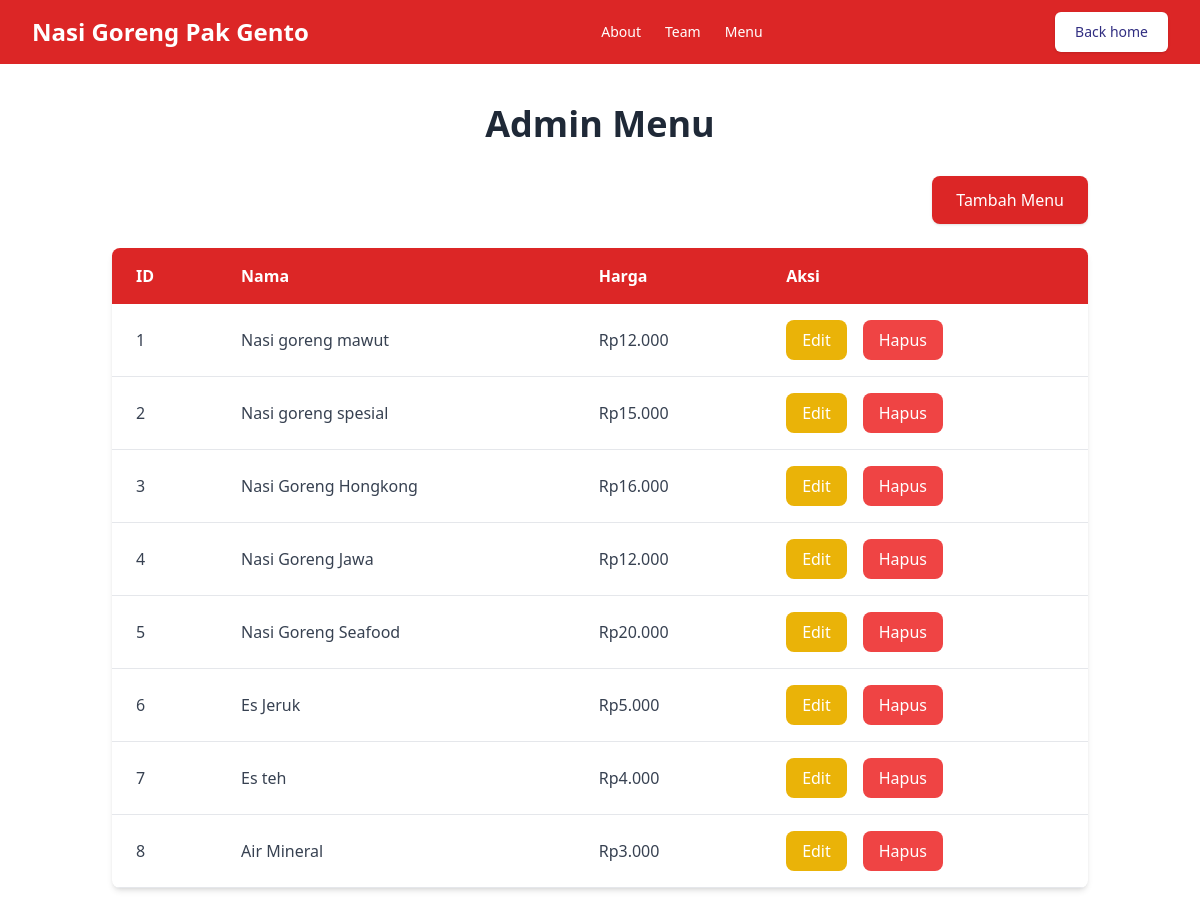
The app's page /admin/index.php with its own data.
### tables this page shows
CREATE TABLE `menus` (
  `id` int(11) NOT NULL,
  `name` varchar(255) NOT NULL,
  `description` text NOT NULL,
  `price` decimal(10,2) NOT NULL,
  `image` varchar(255) NOT NULL
);

### admin/index.php (the view, shortened to what this page needs)
<?php
include '../db.php';
$sql = "SELECT * FROM menus";
$result = $conn->query($sql);
?>
<!DOCTYPE html>
<html lang="en">
<head>
    <script src="https://cdn.tailwindcss.com"></script>
</head>
<body>
    <header class="bg-red-600">
        <div class="mx-auto max-w-screen-xl px-4 sm:px-6 lg:px-8">
            <div class="flex h-16 items-center justify-between">
                <div class="md:flex md:items-center md:gap-12">
                    <a class="block text-white font-bold text-2xl" href="#">
                        <h1>Nasi Goreng Pak Gento</h1>
                    </a>
                </div>
                <div class="hidden md:block" id="nav-menu">
                    <nav aria-label="Global">
                        <ul class="flex items-center gap-6 text-sm">
                            <li>
                                <a class="text-white transition hover:text-gray-500/75" href="/about.php"> About </a>
                            </li>
                            <li>
                                <a class="text-white transition hover:text-gray-500/75" href="/team.php"> Team </a>
                            </li>
                            <li>
                                <a class="text-white transition hover:text-gray-500/75" href="/menu.php"> Menu </a>
                            </li>
                        </ul>
                    </nav>
                </div>
                <div class="flex items-center gap-4">
                    <div class="sm:flex sm:gap-4">
                        <a class="rounded-md bg-white px-5 py-2.5 hover:bg-indigo-900 hover:text-white text-sm font-medium text-indigo-900 shadow"
                            href="/">
                            Back home
                        </a>
                    </div>
                </div>
            </div>
        </div>
    </header>
    <div class="container mx-auto px-6 py-10">
        <h1 class="text-4xl font-bold text-center text-gray-800 mb-8">Admin Menu</h1>
        <div class="flex justify-end mb-6">
            <a href="add.php"
                class="bg-red-600 text-white px-6 py-3 rounded-lg shadow hover:bg-blue-600 transition duration-300">Tambah
                Menu</a>
        </div>
        <table class="table-auto w-full bg-white shadow-md rounded-lg overflow-hidden">
            <thead class="bg-red-600 text-white">
                <tr>
                    <th class="px-6 py-4 text-left">ID</th>
                    <th class="px-6 py-4 text-left">Nama</th>
                    <th class="px-6 py-4 text-left">Harga</th>
                    <th class="px-6 py-4 text-left">Aksi</th>
                </tr>
            </thead>
            <tbody class="text-gray-700">
                <?php while ($row = $result->fetch_assoc()): ?>
                <tr class="border-b hover:bg-gray-50">
                    <td class="px-6 py-4"><?php echo $row['id']; ?></td>
                    <td class="px-6 py-4"><?php echo $row['name']; ?></td>
                    <td class="px-6 py-4">Rp<?php echo number_format($row['price'], 0, ',', '.'); ?></td>
                    <td class="px-6 py-4 flex space-x-4">
                        <a href="edit.php?id=<?php echo $row['id']; ?>"
                            class="bg-yellow-500 text-white px-4 py-2 rounded-lg hover:bg-yellow-600 transition duration-300">Edit</a>
                        <a href="delete.php?id=<?php echo $row['id']; ?>"
                            class="bg-red-500 text-white px-4 py-2 rounded-lg hover:bg-red-600 transition duration-300"
                            onclick="return confirm('Hapus menu ini?')">Hapus</a>
                    </td>
                </tr>
                <?php endwhile; ?>
            </tbody>
        </table>
    </div>
</body>
</html>

### records on screen
menus: id "1", name "Nasi goreng mawut", price "12.000"
menus: id "2", name "Nasi goreng spesial", price "15.000"
menus: id "3", name "Nasi Goreng Hongkong", price "16.000"
menus: id "4", name "Nasi Goreng Jawa", price "12.000"
menus: id "5", name "Nasi Goreng Seafood", price "20.000"
menus: id "6", name "Es Jeruk", price "5.000"
menus: id "7", name "Es teh", price "4.000"
menus: id "8", name "Air Mineral", price "3.000"
